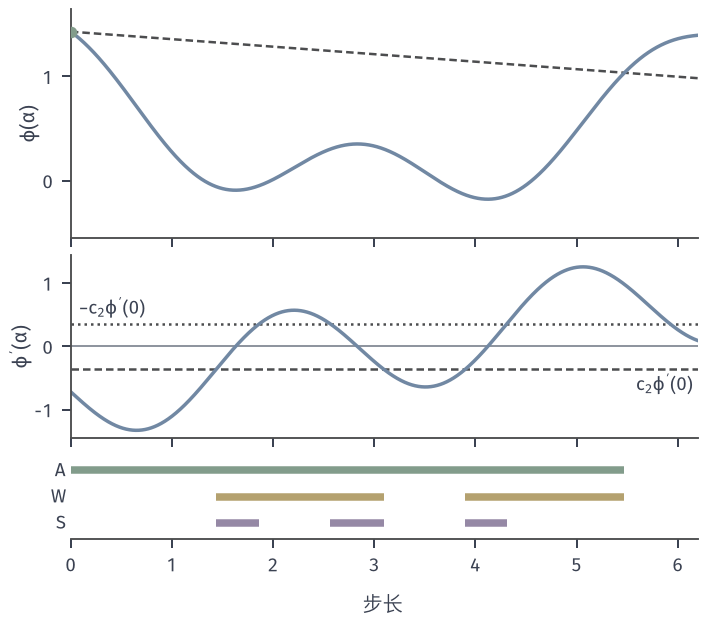

Here is the Python script that generated this plot:
from pathlib import Path
import sys
ROOT = next(p for p in Path(__file__).resolve().parents if (p/'build.sh').is_file() and (p/'tex/book.tex').is_file())
sys.path.insert(0, str(ROOT/'figures/00-shared/mathematical-preliminaries-upper/00-shared/comprehension-figures'))
from support import figure, save, BLUE, GREEN, YELLOW, RED, PURPLE, INK, MUTED, GRID, BLUE_FILL, GREEN_FILL, YELLOW_FILL, RED_FILL, PURPLE_FILL
import numpy as np
HERE = Path(__file__).resolve().parent
STROKE = '#4C4D4F'
def panel(fig, left, right, top, bottom, wspace=.25, hspace=.25):
    fig.set_layout_engine(None)
    fig.subplots_adjust(left=left, right=right, top=top, bottom=bottom, wspace=wspace, hspace=hspace)
def tags(fig, axes, y=.015):
    for ax, s in zip(axes, ('(a)', '(b)', '(c)', '(d)')):
        p = ax.get_position(); fig.text((p.x0+p.x1)/2, y, s, ha='center', va='bottom')
# 贯穿本章的例子：f(x)=(x1^2+9x2^2)/2，x0=(9,1)，L=9，mu=1。
H = np.diag([1., 9.])
def f2(X, Y): return .5*(X**2 + 9*Y**2)
def grad(x): return H@x
def fv(x): return .5*x@H@x
x0 = np.array([9., 1.])

# 一元目标 phi(a)=0.12(a-3)^2+0.35 cos(2.2 a)，沿线段的非凸例子；c1=0.1，c2=0.5。
phi = lambda a: .12*(a-3)**2+.35*np.cos(2.2*a)
dphi = lambda a: .24*(a-3)-.77*np.sin(2.2*a)
c1, c2 = .1, .5
A = np.linspace(0,6.2,3000); p0, s0 = phi(0.), dphi(0.)
arm = phi(A) <= p0+c1*A*s0
cur = dphi(A) >= c2*s0
stg = np.abs(dphi(A)) <= c2*abs(s0)
def runs(m):
    idx = np.where(m)[0]
    if len(idx)==0: return []
    sp = np.split(idx, np.where(np.diff(idx)>1)[0]+1)
    return [(A[s[0]],A[s[-1]]) for s in sp]
fig, axes = figure(width_mm=100, height_mm=88, nrows=3, sharex=True, gridspec_kw={'height_ratios':[1.5,1.2,.55]})
panel(fig, .1, .985, .985, .135, hspace=.1)
a=axes[0]; a.plot(A,p0+c1*A*s0,color=STROKE,lw=1.0,ls=(0,(3,1.6))); a.plot(A,phi(A),color=BLUE,lw=1.4); a.set_ylabel(r'$\phi(\alpha)$',labelpad=1); a.set_ylim(-.55,1.65); a.set_yticks([0,1])
a.plot([0],[p0],'o',ms=4.6,color=GREEN,mew=0,zorder=5)
b=axes[1]; b.axhline(c2*s0,color=STROKE,lw=1.0,ls=(0,(3,1.6))); b.axhline(-c2*s0,color=STROKE,lw=1.0,ls=(0,(1,1.6))); b.axhline(0,color=MUTED,lw=.6)
b.plot(A,dphi(A),color=BLUE,lw=1.4); b.set_ylabel(r"$\phi^{\prime}(\alpha)$",labelpad=1); b.set_ylim(-1.45,1.45); b.set_yticks([-1,0,1])
b.text(6.15,c2*s0-.07,r"$c_2\phi^{\prime}(0)$",ha='right',va='top',fontsize=7.5); b.text(.08,-c2*s0+.07,r"$-c_2\phi^{\prime}(0)$",ha='left',va='bottom',fontsize=7.5)
c=axes[2]; c.spines['left'].set_visible(False); c.set_yticks([]); c.set_ylim(-.6,2.6); c.set_xticks([0,1,2,3,4,5,6])
for y,m,col,s in ((2,arm,GREEN,'A'),(1,arm&cur,YELLOW,'W'),(0,arm&stg,PURPLE,'S')):
    for l,r in runs(m): c.plot([l,r],[y,y],color=col,lw=3,solid_capstyle='butt')
    c.text(-.05,y,s,ha='right',va='center',fontsize=7.5,clip_on=False)
c.axvline(0,color='none')
c.set_xlim(0,6.2); b.set_xlim(0,6.2); a.set_xlim(0,6.2)

fig.text(.54,.012,r'步长',ha='center',va='bottom')
save(fig, HERE, 'figure', {'phi':'0.12(a-3)^2+0.35cos(2.2a)','c1':c1,'c2':c2,'armijo':runs(arm),'wolfe':runs(arm&cur),'strong':runs(arm&stg)})
print(runs(arm),runs(arm&cur),runs(arm&stg))
